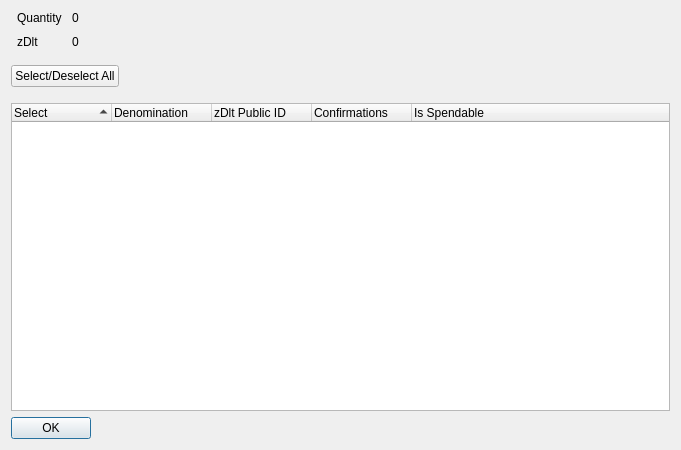
<?xml version="1.0" encoding="UTF-8"?>
<ui version="4.0">
 <class>ZDltControlDialog</class>
 <widget class="QDialog" name="ZDltControlDialog">
  <property name="geometry">
   <rect>
    <x>0</x>
    <y>0</y>
    <width>681</width>
    <height>450</height>
   </rect>
  </property>
  <property name="minimumSize">
   <size>
    <width>681</width>
    <height>450</height>
   </size>
  </property>
  <property name="windowTitle">
   <string>Select zDlt to Spend</string>
  </property>
  <layout class="QVBoxLayout" name="verticalLayout" stretch="0,0,0,0">
   <item>
    <layout class="QHBoxLayout" name="horizontalLayout" stretch="0,0">
     <property name="spacing">
      <number>-1</number>
     </property>
     <property name="bottomMargin">
      <number>10</number>
     </property>
     <item>
      <layout class="QFormLayout" name="formLayout">
       <property name="horizontalSpacing">
        <number>10</number>
       </property>
       <property name="verticalSpacing">
        <number>10</number>
       </property>
       <property name="leftMargin">
        <number>6</number>
       </property>
       <property name="rightMargin">
        <number>6</number>
       </property>
       <item row="0" column="0">
        <widget class="QLabel" name="labelQuantity">
         <property name="text">
          <string>Quantity</string>
         </property>
        </widget>
       </item>
       <item row="0" column="1">
        <widget class="QLabel" name="labelQuantity_int">
         <property name="text">
          <string>0</string>
         </property>
        </widget>
       </item>
       <item row="1" column="0">
        <widget class="QLabel" name="labelZDlt">
         <property name="text">
          <string>zDlt</string>
         </property>
        </widget>
       </item>
       <item row="1" column="1">
        <widget class="QLabel" name="labelZDlt_int">
         <property name="text">
          <string>0</string>
         </property>
        </widget>
       </item>
      </layout>
     </item>
     <item>
      <spacer name="horizontalSpacer_2">
       <property name="orientation">
        <enum>Qt::Horizontal</enum>
       </property>
       <property name="sizeHint" stdset="0">
        <size>
         <width>40</width>
         <height>20</height>
        </size>
       </property>
      </spacer>
     </item>
    </layout>
   </item>
   <item>
    <layout class="QHBoxLayout" name="horizontalLayout3" stretch="0,0">
     <property name="spacing">
      <number>14</number>
     </property>
     <property name="bottomMargin">
      <number>10</number>
     </property>
     <item>
      <widget class="QPushButton" name="pushButtonAll">
       <property name="text">
        <string>Select/Deselect All</string>
       </property>
      </widget>
     </item>
     <item>
      <spacer name="horizontalSpacer">
       <property name="orientation">
        <enum>Qt::Horizontal</enum>
       </property>
       <property name="sizeHint" stdset="0">
        <size>
         <width>40</width>
         <height>20</height>
        </size>
       </property>
      </spacer>
     </item>
    </layout>
   </item>
   <item>
    <widget class="QTreeWidget" name="treeWidget">
     <property name="sizePolicy">
      <sizepolicy hsizetype="Expanding" vsizetype="Expanding">
       <horstretch>0</horstretch>
       <verstretch>0</verstretch>
      </sizepolicy>
     </property>
     <property name="minimumSize">
      <size>
       <width>0</width>
       <height>250</height>
      </size>
     </property>
     <property name="alternatingRowColors">
      <bool>true</bool>
     </property>
     <property name="sortingEnabled">
      <bool>true</bool>
     </property>
     <property name="columnCount">
      <number>5</number>
     </property>
     <attribute name="headerDefaultSectionSize">
      <number>100</number>
     </attribute>
     <column>
      <property name="text">
       <string notr="true">Select</string>
      </property>
     </column>
     <column>
      <property name="text">
       <string notr="true">Denomination</string>
      </property>
     </column>
     <column>
      <property name="text">
       <string notr="true">zDlt Public ID</string>
      </property>
     </column>
     <column>
      <property name="text">
       <string notr="true">Confirmations</string>
      </property>
     </column>
     <column>
      <property name="text">
       <string>Is Spendable</string>
      </property>
     </column>
    </widget>
   </item>
   <item>
    <widget class="QDialogButtonBox" name="buttonBox">
     <property name="sizePolicy">
      <sizepolicy hsizetype="Maximum" vsizetype="Fixed">
       <horstretch>0</horstretch>
       <verstretch>0</verstretch>
      </sizepolicy>
     </property>
     <property name="orientation">
      <enum>Qt::Horizontal</enum>
     </property>
     <property name="standardButtons">
      <set>QDialogButtonBox::Ok</set>
     </property>
    </widget>
   </item>
  </layout>
 </widget>
 <resources/>
 <connections>
  <connection>
   <sender>buttonBox</sender>
   <signal>accepted()</signal>
   <receiver>ZDltControlDialog</receiver>
   <slot>accept()</slot>
   <hints>
    <hint type="sourcelabel">
     <x>248</x>
     <y>254</y>
    </hint>
    <hint type="destinationlabel">
     <x>157</x>
     <y>274</y>
    </hint>
   </hints>
  </connection>
  <connection>
   <sender>buttonBox</sender>
   <signal>rejected()</signal>
   <receiver>ZDltControlDialog</receiver>
   <slot>reject()</slot>
   <hints>
    <hint type="sourcelabel">
     <x>316</x>
     <y>260</y>
    </hint>
    <hint type="destinationlabel">
     <x>286</x>
     <y>274</y>
    </hint>
   </hints>
  </connection>
 </connections>
</ui>
